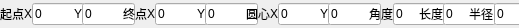
<?xml version="1.0" encoding="UTF-8"?>
<ui version="4.0">
 <class>QG_ShowPosOfTP</class>
 <widget class="QWidget" name="QG_ShowPosOfTP">
  <property name="geometry">
   <rect>
    <x>0</x>
    <y>0</y>
    <width>519</width>
    <height>28</height>
   </rect>
  </property>
  <property name="minimumSize">
   <size>
    <width>519</width>
    <height>0</height>
   </size>
  </property>
  <property name="windowTitle">
   <string>Form</string>
  </property>
  <layout class="QGridLayout" name="gridLayout_2">
   <property name="margin">
    <number>0</number>
   </property>
   <property name="spacing">
    <number>0</number>
   </property>
   <item row="0" column="0">
    <widget class="QStackedWidget" name="stackedWidget">
     <property name="lineWidth">
      <number>0</number>
     </property>
     <property name="currentIndex">
      <number>1</number>
     </property>
     <widget class="QWidget" name="page">
      <layout class="QGridLayout" name="gridLayout">
       <property name="margin">
        <number>0</number>
       </property>
       <property name="spacing">
        <number>0</number>
       </property>
       <item row="0" column="0">
        <layout class="QHBoxLayout" name="horizontalLayout_9">
         <property name="spacing">
          <number>0</number>
         </property>
         <item>
          <layout class="QHBoxLayout" name="horizontalLayout_7">
           <property name="spacing">
            <number>0</number>
           </property>
           <item>
            <layout class="QHBoxLayout" name="horizontalLayout_5">
             <property name="spacing">
              <number>0</number>
             </property>
             <item>
              <widget class="QLabel" name="label_5">
               <property name="text">
                <string>起点</string>
               </property>
              </widget>
             </item>
             <item>
              <layout class="QHBoxLayout" name="horizontalLayout">
               <property name="spacing">
                <number>0</number>
               </property>
               <item>
                <widget class="QLabel" name="label_2">
                 <property name="text">
                  <string>X:</string>
                 </property>
                </widget>
               </item>
               <item>
                <widget class="QLineEdit" name="showposofTP_LineStartX">
                 <property name="text">
                  <string>0</string>
                 </property>
                </widget>
               </item>
              </layout>
             </item>
             <item>
              <layout class="QHBoxLayout" name="horizontalLayout_2">
               <property name="spacing">
                <number>0</number>
               </property>
               <item>
                <widget class="QLabel" name="label">
                 <property name="text">
                  <string>Y:</string>
                 </property>
                </widget>
               </item>
               <item>
                <widget class="QLineEdit" name="showposofTP_LineStartY">
                 <property name="text">
                  <string>0</string>
                 </property>
                </widget>
               </item>
              </layout>
             </item>
            </layout>
           </item>
           <item>
            <layout class="QHBoxLayout" name="horizontalLayout_6">
             <property name="spacing">
              <number>0</number>
             </property>
             <item>
              <widget class="QLabel" name="label_6">
               <property name="text">
                <string>终点</string>
               </property>
              </widget>
             </item>
             <item>
              <layout class="QHBoxLayout" name="horizontalLayout_4">
               <property name="spacing">
                <number>0</number>
               </property>
               <item>
                <widget class="QLabel" name="label_4">
                 <property name="text">
                  <string>X:</string>
                 </property>
                </widget>
               </item>
               <item>
                <widget class="QLineEdit" name="showposofTP_LineEndX">
                 <property name="text">
                  <string>0</string>
                 </property>
                </widget>
               </item>
              </layout>
             </item>
             <item>
              <layout class="QHBoxLayout" name="horizontalLayout_3">
               <property name="spacing">
                <number>0</number>
               </property>
               <item>
                <widget class="QLabel" name="label_3">
                 <property name="text">
                  <string>Y:</string>
                 </property>
                </widget>
               </item>
               <item>
                <widget class="QLineEdit" name="showposofTP_LineEndY">
                 <property name="text">
                  <string>0</string>
                 </property>
                </widget>
               </item>
              </layout>
             </item>
            </layout>
           </item>
          </layout>
         </item>
         <item>
          <layout class="QHBoxLayout" name="horizontalLayout_8">
           <property name="spacing">
            <number>0</number>
           </property>
           <item>
            <widget class="QLabel" name="label_7">
             <property name="text">
              <string>长度</string>
             </property>
            </widget>
           </item>
           <item>
            <widget class="QLineEdit" name="showposofTP_LineLength">
             <property name="minimumSize">
              <size>
               <width>80</width>
               <height>0</height>
              </size>
             </property>
             <property name="text">
              <string>0</string>
             </property>
            </widget>
           </item>
          </layout>
         </item>
        </layout>
       </item>
      </layout>
     </widget>
     <widget class="QWidget" name="page_2">
      <layout class="QHBoxLayout" name="horizontalLayout_45">
       <property name="spacing">
        <number>0</number>
       </property>
       <property name="margin">
        <number>0</number>
       </property>
       <item>
        <widget class="QLabel" name="label_8">
         <property name="text">
          <string>起点</string>
         </property>
        </widget>
       </item>
       <item>
        <layout class="QHBoxLayout" name="horizontalLayout_13">
         <property name="spacing">
          <number>0</number>
         </property>
         <item>
          <widget class="QLabel" name="label_9">
           <property name="text">
            <string>X</string>
           </property>
          </widget>
         </item>
         <item>
          <widget class="QLineEdit" name="showposofTP_ArcStartX">
           <property name="minimumSize">
            <size>
             <width>53</width>
             <height>0</height>
            </size>
           </property>
           <property name="maximumSize">
            <size>
             <width>55</width>
             <height>16777215</height>
            </size>
           </property>
           <property name="text">
            <string>0</string>
           </property>
          </widget>
         </item>
        </layout>
       </item>
       <item>
        <layout class="QHBoxLayout" name="horizontalLayout_14">
         <property name="spacing">
          <number>0</number>
         </property>
         <item>
          <widget class="QLabel" name="label_10">
           <property name="text">
            <string>Y</string>
           </property>
          </widget>
         </item>
         <item>
          <widget class="QLineEdit" name="showposofTP_ArcStartY">
           <property name="minimumSize">
            <size>
             <width>53</width>
             <height>0</height>
            </size>
           </property>
           <property name="maximumSize">
            <size>
             <width>55</width>
             <height>16777215</height>
            </size>
           </property>
           <property name="text">
            <string>0</string>
           </property>
          </widget>
         </item>
        </layout>
       </item>
       <item>
        <widget class="QLabel" name="label_11">
         <property name="text">
          <string>终点</string>
         </property>
        </widget>
       </item>
       <item>
        <layout class="QHBoxLayout" name="horizontalLayout_16">
         <property name="spacing">
          <number>0</number>
         </property>
         <item>
          <widget class="QLabel" name="label_12">
           <property name="text">
            <string>X</string>
           </property>
          </widget>
         </item>
         <item>
          <widget class="QLineEdit" name="showposofTP_ArcEndX">
           <property name="minimumSize">
            <size>
             <width>53</width>
             <height>0</height>
            </size>
           </property>
           <property name="maximumSize">
            <size>
             <width>55</width>
             <height>16777215</height>
            </size>
           </property>
           <property name="text">
            <string>0</string>
           </property>
          </widget>
         </item>
        </layout>
       </item>
       <item>
        <layout class="QHBoxLayout" name="horizontalLayout_17">
         <property name="spacing">
          <number>0</number>
         </property>
         <item>
          <widget class="QLabel" name="label_13">
           <property name="text">
            <string>Y</string>
           </property>
          </widget>
         </item>
         <item>
          <widget class="QLineEdit" name="showposofTP_ArcEndY">
           <property name="minimumSize">
            <size>
             <width>53</width>
             <height>0</height>
            </size>
           </property>
           <property name="maximumSize">
            <size>
             <width>55</width>
             <height>16777215</height>
            </size>
           </property>
           <property name="text">
            <string>0</string>
           </property>
          </widget>
         </item>
        </layout>
       </item>
       <item>
        <widget class="QLabel" name="label_22">
         <property name="text">
          <string>圆心</string>
         </property>
        </widget>
       </item>
       <item>
        <layout class="QHBoxLayout" name="horizontalLayout_29">
         <property name="spacing">
          <number>0</number>
         </property>
         <item>
          <widget class="QLabel" name="label_23">
           <property name="text">
            <string>X</string>
           </property>
          </widget>
         </item>
         <item>
          <widget class="QLineEdit" name="showposofTP_ArcCenterX">
           <property name="minimumSize">
            <size>
             <width>53</width>
             <height>0</height>
            </size>
           </property>
           <property name="maximumSize">
            <size>
             <width>55</width>
             <height>16777215</height>
            </size>
           </property>
           <property name="text">
            <string>0</string>
           </property>
          </widget>
         </item>
        </layout>
       </item>
       <item>
        <layout class="QHBoxLayout" name="horizontalLayout_30">
         <property name="spacing">
          <number>0</number>
         </property>
         <item>
          <widget class="QLabel" name="label_24">
           <property name="text">
            <string>Y</string>
           </property>
          </widget>
         </item>
         <item>
          <widget class="QLineEdit" name="showposofTP_ArcCenterY">
           <property name="minimumSize">
            <size>
             <width>53</width>
             <height>0</height>
            </size>
           </property>
           <property name="maximumSize">
            <size>
             <width>55</width>
             <height>16777215</height>
            </size>
           </property>
           <property name="text">
            <string>0</string>
           </property>
          </widget>
         </item>
        </layout>
       </item>
       <item>
        <layout class="QHBoxLayout" name="horizontalLayout_18">
         <property name="spacing">
          <number>0</number>
         </property>
         <item>
          <widget class="QLabel" name="label_14">
           <property name="text">
            <string>角度</string>
           </property>
          </widget>
         </item>
         <item>
          <widget class="QLineEdit" name="showposofTP_ArcAngle">
           <property name="minimumSize">
            <size>
             <width>53</width>
             <height>0</height>
            </size>
           </property>
           <property name="maximumSize">
            <size>
             <width>55</width>
             <height>16777215</height>
            </size>
           </property>
           <property name="text">
            <string>0</string>
           </property>
          </widget>
         </item>
        </layout>
       </item>
       <item>
        <layout class="QHBoxLayout" name="horizontalLayout_32">
         <property name="spacing">
          <number>0</number>
         </property>
         <item>
          <widget class="QLabel" name="label_26">
           <property name="text">
            <string>长度</string>
           </property>
          </widget>
         </item>
         <item>
          <widget class="QLineEdit" name="showposofTP_ArcLength">
           <property name="minimumSize">
            <size>
             <width>53</width>
             <height>0</height>
            </size>
           </property>
           <property name="maximumSize">
            <size>
             <width>55</width>
             <height>16777215</height>
            </size>
           </property>
           <property name="text">
            <string>0</string>
           </property>
          </widget>
         </item>
        </layout>
       </item>
       <item>
        <layout class="QHBoxLayout" name="horizontalLayout_31">
         <property name="spacing">
          <number>0</number>
         </property>
         <item>
          <widget class="QLabel" name="label_25">
           <property name="text">
            <string>半径</string>
           </property>
          </widget>
         </item>
         <item>
          <widget class="QLineEdit" name="showposofTP_ArcRadius">
           <property name="minimumSize">
            <size>
             <width>53</width>
             <height>0</height>
            </size>
           </property>
           <property name="maximumSize">
            <size>
             <width>55</width>
             <height>16777215</height>
            </size>
           </property>
           <property name="text">
            <string>0</string>
           </property>
          </widget>
         </item>
        </layout>
       </item>
      </layout>
     </widget>
     <widget class="QWidget" name="page_3">
      <layout class="QGridLayout" name="gridLayout_4">
       <property name="margin">
        <number>0</number>
       </property>
       <property name="spacing">
        <number>0</number>
       </property>
       <item row="0" column="0">
        <layout class="QHBoxLayout" name="horizontalLayout_19">
         <property name="spacing">
          <number>0</number>
         </property>
         <item>
          <widget class="QLabel" name="label_15">
           <property name="text">
            <string>圆心</string>
           </property>
          </widget>
         </item>
         <item>
          <layout class="QHBoxLayout" name="horizontalLayout_22">
           <property name="spacing">
            <number>0</number>
           </property>
           <item>
            <widget class="QLabel" name="label_16">
             <property name="text">
              <string>X:</string>
             </property>
            </widget>
           </item>
           <item>
            <widget class="QLineEdit" name="showposofTP_CircleCenterX">
             <property name="text">
              <string>0</string>
             </property>
            </widget>
           </item>
          </layout>
         </item>
         <item>
          <layout class="QHBoxLayout" name="horizontalLayout_23">
           <property name="spacing">
            <number>0</number>
           </property>
           <item>
            <widget class="QLabel" name="label_17">
             <property name="text">
              <string>Y:</string>
             </property>
            </widget>
           </item>
           <item>
            <widget class="QLineEdit" name="showposofTP_CircleCenterY">
             <property name="text">
              <string>0</string>
             </property>
            </widget>
           </item>
          </layout>
         </item>
         <item>
          <layout class="QHBoxLayout" name="horizontalLayout_34">
           <property name="spacing">
            <number>0</number>
           </property>
           <item>
            <widget class="QLabel" name="label_27">
             <property name="text">
              <string>半径</string>
             </property>
            </widget>
           </item>
           <item>
            <widget class="QLineEdit" name="showposofTP_CircleRadius">
             <property name="minimumSize">
              <size>
               <width>0</width>
               <height>0</height>
              </size>
             </property>
             <property name="text">
              <string>0</string>
             </property>
            </widget>
           </item>
          </layout>
         </item>
        </layout>
       </item>
      </layout>
     </widget>
    </widget>
   </item>
  </layout>
 </widget>
 <resources/>
 <connections/>
 <slots>
  <slot>slotNext()</slot>
  <slot>slotOk()</slot>
 </slots>
</ui>
